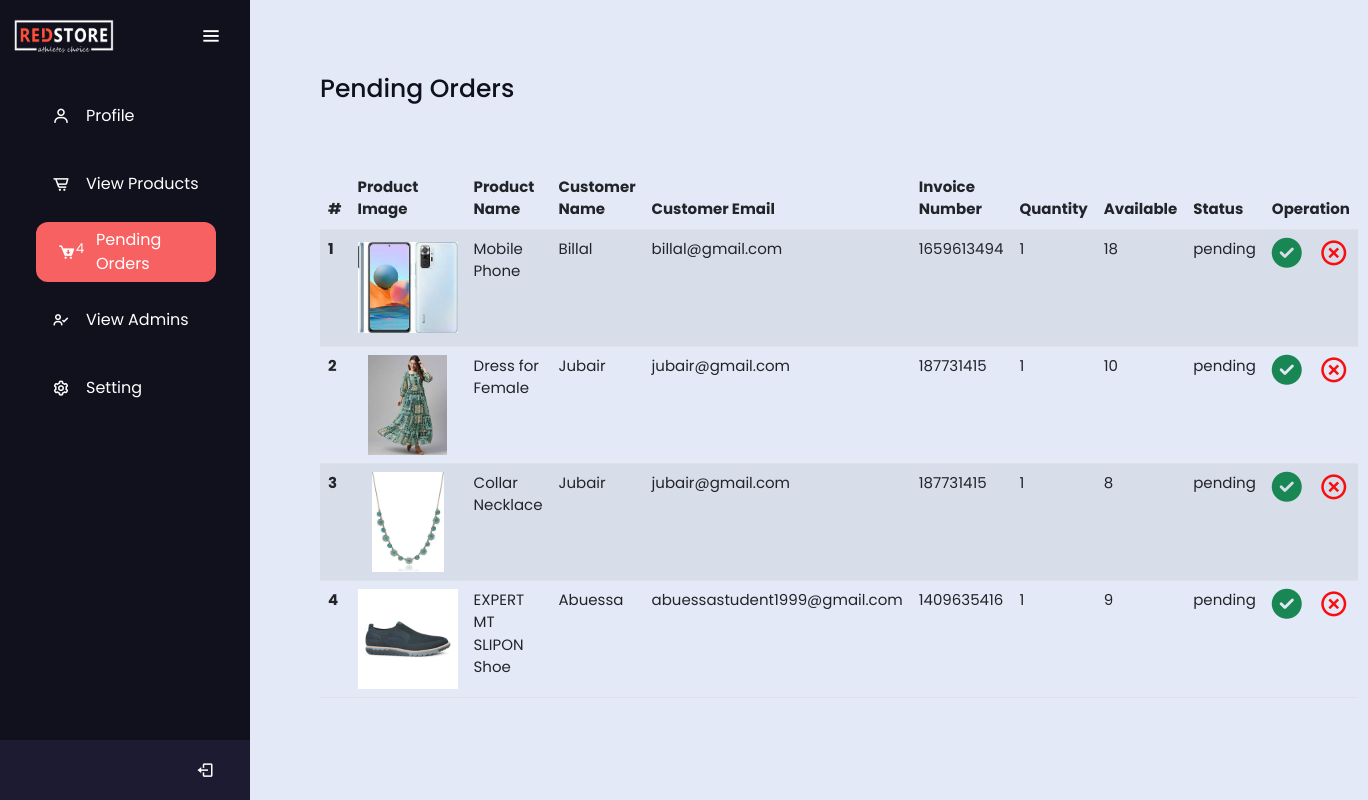
The page /E-Commerce/admin_area/view_orders.php on the database its author committed.
### tables this page shows
CREATE TABLE `product` (
  `p_id` int(255) NOT NULL,
  `section` int(11) DEFAULT NULL,
  `p_name` varchar(255) DEFAULT NULL,
  `p_details` varchar(255) DEFAULT NULL,
  `p_colour` varchar(255) DEFAULT NULL,
  `p_ctag` varchar(255) DEFAULT NULL,
  `p_sub_ctag` varchar(255) DEFAULT NULL,
  `p_price` int(255) DEFAULT NULL,
  `p_quantity` int(255) DEFAULT NULL,
  `p_date` date DEFAULT NULL,
  `p_img1` varchar(255) DEFAULT NULL,
  `p_img2` varchar(255) DEFAULT NULL,
  `p_img3` varchar(255) DEFAULT NULL,
  `p_img4` varchar(255) DEFAULT NULL,
  `p_keyword` varchar(255) DEFAULT NULL
);

CREATE TABLE `user_info` (
  `user_id` int(11) NOT NULL,
  `name` varchar(255) NOT NULL,
  `username` varchar(255) NOT NULL,
  `user_email` varchar(255) NOT NULL,
  `user_password` varchar(255) NOT NULL,
  `user_ip` varchar(255) NOT NULL,
  `user_address` varchar(255) NOT NULL,
  `user_address2` varchar(255) NOT NULL,
  `user_mobile` varchar(14) NOT NULL,
  `user_img` varchar(255) NOT NULL,
  `buy_product` int(11) NOT NULL,
  `get_discount` int(11) NOT NULL,
  `discount` int(11) NOT NULL,
  `otp` int(11) NOT NULL,
  `last_mail` varchar(255) DEFAULT NULL
);

CREATE TABLE `pending_orders` (
  `order_id` int(11) NOT NULL,
  `user_id` int(11) NOT NULL,
  `invoice_number` int(255) NOT NULL,
  `product_id` varchar(255) NOT NULL,
  `quantity` int(255) NOT NULL,
  `order_status` varchar(255) NOT NULL
);

### E-Commerce/common_function.php (called while the page is built, shortened)
<?php
function PendingOrders()
{
  $con = mysqli_connect('localhost', 'root', '', 'ecom_sdp_3');
  $sql = "select * from pending_orders  where order_status = 'pending'";
  $res = mysqli_query($con, $sql);
  $pending_order = mysqli_num_rows($res);
  return $pending_order;
}
function ProductQuantity()
{
  $con = mysqli_connect('localhost', 'root', '', 'ecom_sdp_3');
  $sql = "select * from product  where p_quantity <= '0'";
  $res = mysqli_query($con, $sql);
  $product_quantity = mysqli_num_rows($res);
  return $product_quantity;
}

### E-Commerce/admin_area/view_orders.php (the view, shortened to what this page needs)
<?php
include('../common_function.php');
?>
<!DOCTYPE html>
<html lang="en" dir="ltr">
<head>
    <link rel="stylesheet" href="profile_style.css">
    <link href='https://unpkg.com/boxicons@2.0.7/css/boxicons.min.css' rel='stylesheet'>
    <link rel="stylesheet" href="https://cdnjs.cloudflare.com/ajax/libs/font-awesome/6.2.0/css/all.min.css" />
    <link href="https://cdn.jsdelivr.net/npm/bootstrap@5.2.2/dist/css/bootstrap.min.css" rel="stylesheet">
</head>
<body>
    <div class="side_bar">
        <div class="logo-details">
            <img src="../images/logo-white.png" alt="" style="width:100px;height:35px !important">
            <i class='bx bx-menu' id="btn"></i>
        </div>
        <ul class="nav-list">
            <li>
                <a href="profile.php">
                    <i class="fa-thin fa"></i>
                    <i class='bx bx-user'></i>
                    <span class="links_name">Profile</span>
                </a>
            </li>
            <li>
                <a href="products.php">
                    <i class="fa-thin fa"></i>
                    <?php
                    $product_quantity = ProductQuantity();
                    if ($product_quantity > 0) {
                        echo "<i class='bx bx-cart-alt bx-flashing' style='color:#f0f238' ><sup>!</sup></i>";
                    } else {
                        echo "<i class='bx bx-cart-alt'></i>";
                    }
                    ?>
                    <span class="links_name">View Products</span>
                </a>
            </li>
            <li>
                <a href="view_orders.php" class="active">
                    <i class="fa-thin fa"></i>
                    <?php
                    $orders = PendingOrders();
                    if ($orders > 0) {
                        echo "<i class='bx bxs-cart-download bx-tada' style='color:#fffcfc'><sup>$orders</sup></i>";
                    } else {
                        echo "<i class='bx bxs-cart-download' style='color:#fffcfc'><sup>$orders</sup></i>";
                    }
                    ?>
                    <span class="links_name">Pending Orders</span>
                </a>
            </li>
            <li>
                <a href="view_admins.php">
                    <i class="fa-thin fa"></i>
                    <i class='bx bx-user-check' style='color:#ffffff'></i>
                    <span class="links_name">View Admins</span>
                </a>
            </li>
            <li>
                <a href="setting.php">
                    <i class="fa-thin fa"></i>
                    <i class='bx bx-cog bx-spin' style='color:#ffffff'></i>
                    <span class="links_name">Setting</span>
                </a>
            </li>
            <li class="profile">
                <a href="logout.php"><i class='bx bx-log-out' id="log_out" style="left:100px !important"></i></a>
            </li>
        </ul>
    </div>
    <section class="home-section">
        <div class="text">Pending Orders</div>
        <div class="text-2">
            <table class="table table-striped">
                <thead class="thead-light">
                    <tr>
                        <th scope="col">#</th>
                        <th scope="col">Product Image</th>
                        <th scope="col">Product Name</th>
                        <th scope="col">Customer Name</th>
                        <th scope="col">Customer Email</th>
                        <th scope="col">Invoice Number</th>
                        <th scope="col">Quantity</th>
                        <th scope="col">Available</th>
                        <th scope="col">Status</th>
                        <th colspan="2">Operation</th>
                    </tr>
                </thead>
                <tbody>
                    <?php
                    $count = 1;
                    $type = "pending";
                    $query = "select * from pending_orders where order_status = '$type'";
                    $result = mysqli_query($con, $query);
                    if ($result) {
                        while ($data = mysqli_fetch_array($result)) {
                            $order_id = $data['order_id'];
                            $user_id = $data['user_id'];
                            $product_id = $data['product_id'];
                            $invoice = $data['invoice_number'];
                            $quantity = $data['quantity'];
                            $status = $data['order_status'];
                            $user_sql = "select * from user_info where user_id = $user_id";
                            $user_res = mysqli_query($con, $user_sql);
                            if ($user_res) {
                                while ($user_row = mysqli_fetch_array($user_res)) {
                                    $c_name = $user_row['name'];
                                    $c_email = $user_row['user_email'];
                                    $product_sql = "select * from product where p_id=$product_id";
                                    $product_res = mysqli_query($con, $product_sql);
                                    if ($product_res) {
                                        while ($product_row = mysqli_fetch_array($product_res)) {
                                            $p_img = $product_row['p_img1'];
                                            $p_quantity = $product_row['p_quantity'];
                                            $p_name = $product_row['p_name'];
                                            if ($p_quantity > 0) {
                                                echo '<tr>
                            <th scope="row">' . $count++ . '</th>
                            <td><img src="../product_img/' . $p_img . '" alt="" style="width:100px; height:100px; object-fit:contain; !important"></img></td>
                            <td>' . $p_name . '</td>
                            <td>' . $c_name . '</td>
                            <td>' . $c_email . '</td>
                            <td>' . $invoice . '</td>
                            <td>' . $quantity . '</td>
                            <td>' . $p_quantity . '</td>
                            <td>' . $status . '</td>
                            <td>
                            <a href="mail_area/mail2.php?id=' . $order_id . "/" . $product_id . "/" . $quantity . "/" . $invoice . ' " style=""><i class="fas fa-check-circle fa-2x text-success"></i></i></a>
                            </td>
                            <td>
                            <a href="delete_order.php?id=' . $order_id . "/" . $invoice . '" style=""><i class="bx bx-x-circle fa-2x" style="color:#f80e0e" ></i></a>
                            </td>
                        </tr>';
                                            }
                                        }
                                    } else {
                                        die(mysqli_error($con));
                                    }
                                }
                            } else {
                                die(mysqli_error($con));
                            }
                        }
                    } else {
                        die(mysqli_error($con));
                    }
                    ?>
                </tbody>
            </table>
        </div>
    </section>
</body>
</html>

### E-Commerce/admin_area/profile_style.css (style rules this page uses)
* { margin: 0; padding: 0; box-sizing: border-box; font-family: "Poppins" , sans-serif; }
.side_bar { position: fixed; left: 0; top: 0; height: 100%; width: 250px; background: #11101D; padding: 6px 14px; z-index: 99; transition: all 0.5s ease; }
.side_bar .logo-details { height: 60px; display: flex; align-items: center; position: relative; }
.side_bar .logo-details #btn { position: absolute; top: 50%; right: 0; transform: translateY(-50%); font-size: 22px; transition: all 0.4s ease; font-size: 23px; text-align: center; cursor: pointer; transition: all 0.5s ease; }
.side_bar i { color: #fff; height: 60px; min-width: 50px; font-size: 28px; text-align: center; line-height: 60px; }
.side_bar .nav-list { margin-top: 20px; height: 100%; }
.side_bar li { position: relative; margin: 8px 0; list-style: none; }
.side_bar li a { display: flex; width: 100%; border-radius: 12px; align-items: center; text-decoration: none; transition: all 0.4s ease; margin-left: -20px; }
.nav-list li .active { width: 180px; margin-left: -10px; left: -5px; background: rgb(247, 97, 97); }
.links_name { color: white; }
.side_bar li i { font-size: 18px; margin-left: -20px; }
.side_bar li.profile { position: fixed; height: 60px; width: 250px; left: 0; bottom: -8px; padding: 20px 10px; background: #1d1b31; transition: all 0.5s ease; overflow: hidden; }
.side_bar .profile #log_out { position: absolute; top: 50%; right: 0; transform: translateY(-50%); background: none; width: 100%; height: 60px; line-height: 60px; border-radius: 0px; transition: all 0.5s ease; }
.home-section { position: relative; background: #E4E9F7; min-height: 100vh; top: 0; left: 250px; width: calc(100% - 250px); transition: all 0.5s ease; z-index: 2; }
.home-section .text { display: inline-block; color: #11101d; font-size: 25px; font-weight: 500; margin-top: 70px; margin-left: 70px; left: 30px; }
.home-section .text-2 { font-size: 15px; margin-top: 60px; margin-left: 70px; margin-right: 70px; }

### rows shown on the page
pending_orders: invoice_number "1659613494", quantity "1", order_status "pending"
user_info: name "Billal", user_email "billal@gmail.com"
product: p_img1 (picture), p_name "Mobile Phone", p_quantity "18"
pending_orders: invoice_number "187731415", quantity "1", order_status "pending"
user_info: name "Jubair", user_email "jubair@gmail.com"
product: p_img1 (picture), p_name "Dress for Female", p_quantity "10"
pending_orders: invoice_number "187731415", quantity "1", order_status "pending"
product: p_img1 (picture), p_name "Collar Necklace", p_quantity "8"
pending_orders: invoice_number "1409635416", quantity "1", order_status "pending"
user_info: name "Abuessa", user_email "abuessastudent1999@gmail.com"
product: p_img1 (picture), p_name "EXPERT MT SLIPON Shoe", p_quantity "9"

### other values the page prints
$orders "4"
